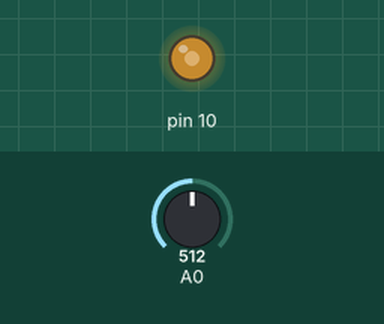
Recording of a sketch running on a simulated Arduino Uno, built with avr-gcc and run on an emulated ATmega328P. Parts: output pins drawn as LEDs (lit = HIGH). Inputs (shaded band) come from the test bench; at power-on: A0 = 512.

Above: at 1.2 s.
1.3 s: A0 set to 716
At 2.4 s:
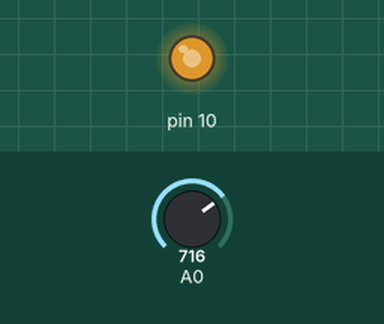
2.8 s: A0 set to 900
At 3.6 s:
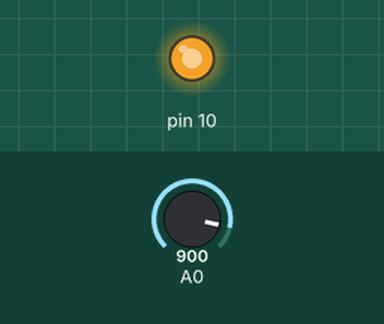
4.3 s: A0 set to 122
At 4.7 s:
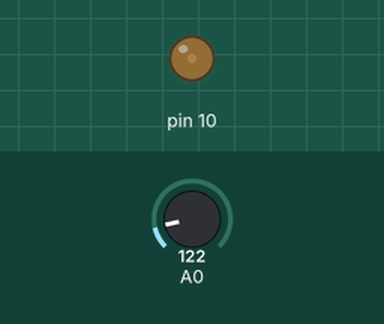
5.8 s: A0 set to 0
At 7.1 s:
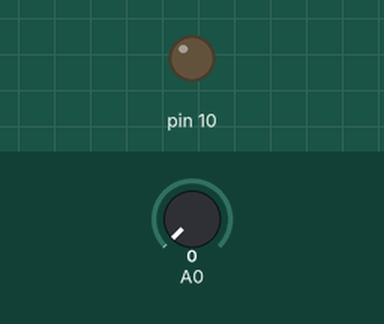
Timing chart, 0 to 8.3 s (numbered marks = the images above; inputs shaded):
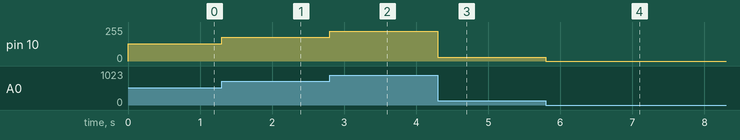

Measured:
- after the input at 1.3 s, pin 10: 128/255 → 179/255 at once
- after the input at 2.8 s, pin 10: 179/255 → 225/255 at once
- after the input at 4.3 s, pin 10: 225/255 → 30/255 at once
- after the input at 5.8 s, pin 10: 30/255 → 0/255 at once

The sketch:

BrilloRegulable.ino
```cpp
void setup() {
}

void loop() {
  int iValorPot=analogRead(A0); // 0 y 1023
  int brillo=iValorPot/4; // 0 y 255
  analogWrite(10,brillo);
}
```
